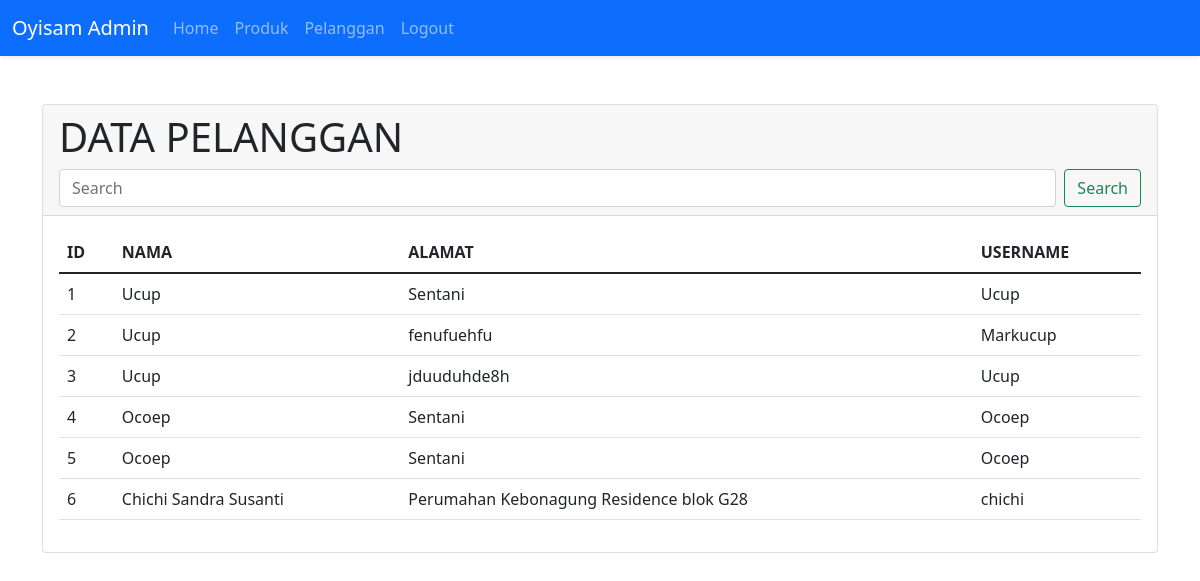
/admin/tampil_pelanggan.php (signed in), run on the app's committed database.
### tables this page shows
CREATE TABLE `pelanggan` (
  `id_pelanggan` int(11) NOT NULL,
  `nama_pelanggan` varchar(100) NOT NULL,
  `alamat` text NOT NULL,
  `telp` varchar(50) NOT NULL,
  `username` varchar(100) NOT NULL,
  `password` varchar(100) NOT NULL
);

### admin/tampil_pelanggan.php (the view, shortened to what this page needs)
<!DOCTYPE html>
<html lang="en">
<head>
    <link href="https://cdn.jsdelivr.net/npm/bootstrap@5.1.1/dist/css/bootstrap.min.css" rel="stylesheet">
</head>
<body>
    <?php
        include "navbar.php";
    ?>
    <br></br>
    <div class="container">
        <div class="card">
            <div class="card-header">
                <h1>DATA PELANGGAN</h1>
                <form method="POST" action="tampil_pelanggan.php" class="d-flex">
                    <input class="form-control me-2" type="search" name="cari" placeholder="Search" aria-label="Search">
                    <button class="btn btn-outline-success" type="submit">Search</button>
                </form>
            </div>
            <div class="card-body">
            <table class="table">
                <thead>
                    <tr>
                    <th scope="col">ID</th>
                    <th scope="col">NAMA</th>
                    <th scope="col">ALAMAT</th>
                    <th scope="col">USERNAME</th>
                    </tr>
                </thead>
                <tbody>
                <?php
                    include "koneksi.php";
                    if (isset($_POST['cari'])) {
                        $cari = $_POST['cari'];
                        $query_pelanggan = mysqli_query($koneksi, "SELECT * FROM pelanggan WHERE id_pelanggan = '$cari' or nama_pelanggan like '%$cari%' or username like '%$cari%'");
                    }
                    else{
                        $query_pelanggan = mysqli_query($koneksi, "SELECT * FROM pelanggan");
                    }
                    while($data_pelanggan = mysqli_fetch_array($query_pelanggan)){
                ?>
                    <tr>
                        <td><?=$data_pelanggan['id_pelanggan']?></td>
                        <td><?=$data_pelanggan['nama_pelanggan']?></td>
                        <td><?=$data_pelanggan['alamat']?></td>
                        <td><?=$data_pelanggan['username']?></td>
                    </tr>
                <?php
                    }
                ?>
                </tbody>
            </table>
            </div>
        </div>
    </div>
</body>
</html>

### data on the page
pelanggan: id_pelanggan "1", nama_pelanggan "Ucup", alamat "Sentani", username "Ucup"
pelanggan: id_pelanggan "2", nama_pelanggan "Ucup", alamat "fenufuehfu", username "Markucup"
pelanggan: id_pelanggan "3", nama_pelanggan "Ucup", alamat "jduuduhde8h", username "Ucup"
pelanggan: id_pelanggan "4", nama_pelanggan "Ocoep", alamat "Sentani", username "Ocoep"
pelanggan: id_pelanggan "5", nama_pelanggan "Ocoep", alamat "Sentani", username "Ocoep"
pelanggan: id_pelanggan "6", nama_pelanggan "Chichi Sandra Susanti", alamat "Perumahan Kebonagung Residence blok G28", username "chichi"
